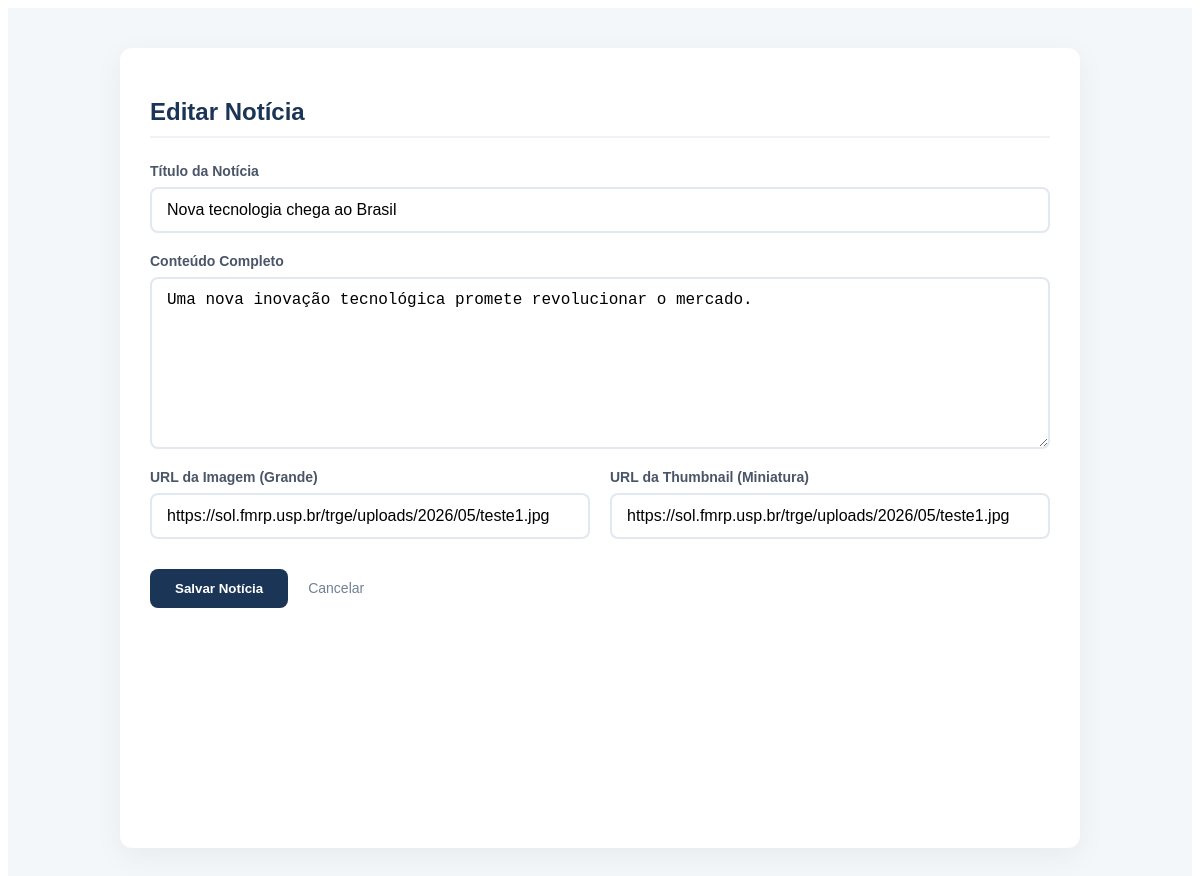
The page /form.php?id=1 (signed in) on the database its author committed.
### tables this page shows
CREATE TABLE `noticias` (
  `id` int(11) NOT NULL AUTO_INCREMENT,
  `titulo` varchar(255) DEFAULT NULL,
  `conteudo` text DEFAULT NULL,
  `data` datetime DEFAULT current_timestamp(),
  `imagem` varchar(255) DEFAULT NULL,
  `thumb` varchar(255) DEFAULT NULL,
  PRIMARY KEY (`id`)
);

### form.php (the view, shortened to what this page needs)
<?php
include 'db2.php';
$id = $_GET['id'] ?? null;
$n = ['titulo' => '', 'conteudo' => '', 'imagem' => '', 'thumb' => ''];
if ($id) {
    $stmt = $pdo->prepare("SELECT * FROM noticias WHERE id = ?");
    $stmt->execute([$id]);
    $n = $stmt->fetch();
}
?>
<div class="admin-container">
    <div class="form-card">
        <h2><?= $id ? "Editar" : "Cadastrar" ?> Notícia</h2>
        <form method="POST" class="styled-form">
            <div class="form-group">
                <label for="titulo">Título da Notícia</label>
                <input type="text" id="titulo" name="titulo" value="<?= $n['titulo'] ?>" placeholder="Ex: Nova Descoberta em Genética" required>
            </div>
            <div class="form-group">
                <label for="conteudo">Conteúdo Completo</label>
                <textarea id="conteudo" name="conteudo" rows="8" placeholder="Escreva o corpo da notícia aqui..."><?= $n['conteudo'] ?></textarea>
            </div>
            <div class="form-row">
                <div class="form-group">
                    <label for="imagem">URL da Imagem (Grande)</label>
                    <input type="text" id="imagem" name="imagem" value="<?= $n['imagem'] ?>" placeholder="caminho/da/imagem.jpg">
                </div>
                <div class="form-group">
                    <label for="thumb">URL da Thumbnail (Miniatura)</label>
                    <input type="text" id="thumb" name="thumb" value="<?= $n['thumb'] ?>" placeholder="caminho/da/thumb.jpg">
                </div>
            </div>
            <div class="form-actions">
                <button type="submit" class="btn-save">Salvar Notícia</button>
                <a href="admin.php" class="btn-cancel">Cancelar</a>
            </div>
        </form>
    </div>
</div>

### form.php (style rules this page uses)
.admin-container { display: flex; justify-content: center; padding: 40px 20px; background-color: #f4f7fa; min-height: 100vh; font-family: 'Montserrat', sans-serif; }
.form-card { background: #fff; width: 100%; max-width: 900px; padding: 30px; border-radius: 12px; box-shadow: 0 8px 30px rgba(0,0,0,0.05); }
.form-card h2 { color: #1b3556; margin-bottom: 25px; border-bottom: 2px solid #eef2f6; padding-bottom: 10px; }
.form-group { margin-bottom: 20px; display: flex; flex-direction: column; }
.form-group label { font-weight: 600; color: #4a5568; margin-bottom: 8px; font-size: 14px; }
.styled-form input[type="text"], .styled-form textarea { padding: 12px 15px; border: 2px solid #e2e8f0; border-radius: 8px; font-size: 16px; transition: all 0.3s ease; outline: none; }
.form-row { display: grid; grid-template-columns: 1fr 1fr; gap: 20px; }
.form-actions { display: flex; align-items: center; gap: 20px; margin-top: 10px; }
.btn-save { background-color: #1b3556; color: white; padding: 12px 25px; border: none; border-radius: 8px; font-weight: 600; cursor: pointer; transition: background 0.3s; }
.btn-cancel { color: #718096; text-decoration: none; font-size: 14px; font-weight: 500; }

### rows shown on the page
noticias: titulo "Nova tecnologia chega ao Brasil", conteudo "Uma nova inovação tecnológica promete revolucionar o mercado.", imagem "https://sol.fmrp.usp.br/trge/uploads/2026/05/teste1.jpg", thumb "https://sol.fmrp.usp.br/trge/uploads/2026/05/teste1.jpg"
